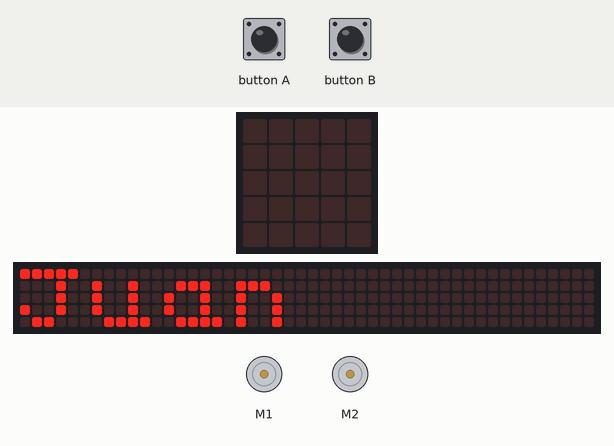
This program was run on a simulated BBC micro:bit (MakeCode). Shown: the board's 5×5 LED display, a strip that is not on the board, showing the scrolling text unrolled, 2 × DC motor (green arrow = forward, orange = backward, longer = faster). The test bench sets the inputs (shaded band). The 48×5 strip is a reading aid, not a part: it shows the text the display is scrolling, unrolled, one strip-width of it at a time.

Above: at 4.1 s.
5.8 s: button A pressed for 0.15 s
At 6.8 s:
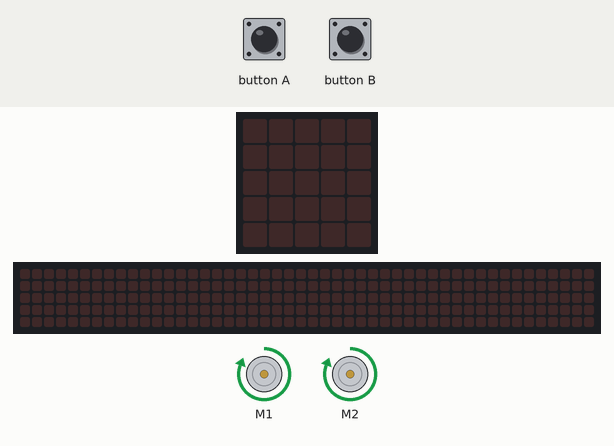
At 8.3 s:
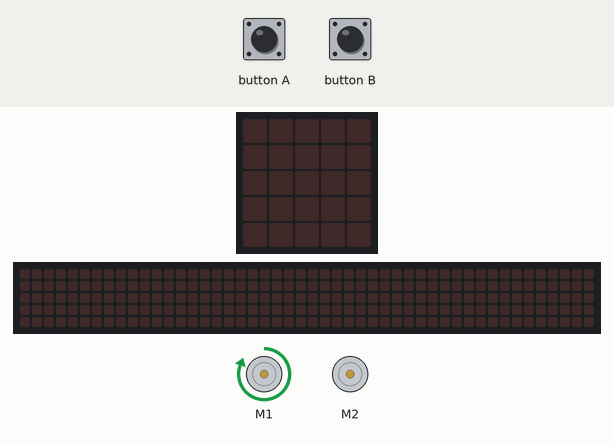
8.9 s: button B pressed for 0.15 s
At 11.1 s:
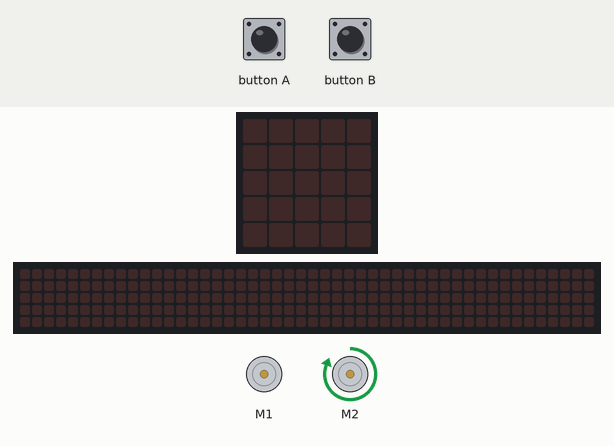
Timing chart, 0 to 22.9 s (numbered marks = the images above; inputs shaded):
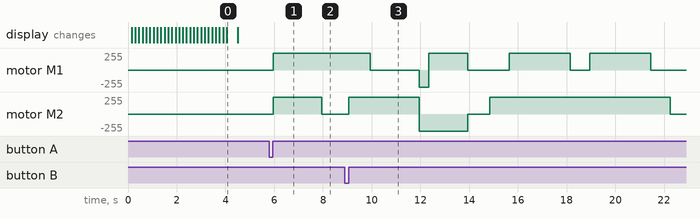

Measured:
- after the input at 5.8 s, motor M1: stopped → forward 255/255 after 0.17 s; motor M2: stopped → forward 255/255 after 0.17 s, → stopped 2.0 s later
- what the display in image 0 shows lasts 0.4 s, from 4.1 s to 4.5 s

The program:

main.ts
```typescript
input.onButtonPressed(Button.A, function () {
    maqueen.motorRun(maqueen.Motors.M1, maqueen.Dir.CW, 255)
    maqueen.motorRun(maqueen.Motors.M2, maqueen.Dir.CW, 255)
    basic.pause(2000)
    maqueen.motorRun(maqueen.Motors.M2, maqueen.Dir.CW, 0)
    maqueen.motorRun(maqueen.Motors.M1, maqueen.Dir.CW, 255)
    basic.pause(2000)
    maqueen.motorRun(maqueen.Motors.M1, maqueen.Dir.CW, 0)
    maqueen.motorRun(maqueen.Motors.M2, maqueen.Dir.CW, 255)
    basic.pause(2000)
    maqueen.motorRun(maqueen.Motors.M1, maqueen.Dir.CCW, 255)
    maqueen.motorRun(maqueen.Motors.M2, maqueen.Dir.CCW, 255)
    basic.pause(2000)
    maqueen.motorStop(maqueen.Motors.All)
})
input.onButtonPressed(Button.B, function () {
    maqueen.motorRun(maqueen.Motors.M1, maqueen.Dir.CW, 255)
    maqueen.motorRun(maqueen.Motors.M2, maqueen.Dir.CW, 255)
    basic.pause(2500)
    maqueen.motorRun(maqueen.Motors.M2, maqueen.Dir.CW, 255)
    maqueen.motorRun(maqueen.Motors.M1, maqueen.Dir.CW, 0)
    basic.pause(800)
    maqueen.motorRun(maqueen.Motors.M1, maqueen.Dir.CW, 255)
    maqueen.motorRun(maqueen.Motors.M1, maqueen.Dir.CW, 255)
    basic.pause(2500)
    maqueen.motorRun(maqueen.Motors.M2, maqueen.Dir.CW, 255)
    maqueen.motorRun(maqueen.Motors.M1, maqueen.Dir.CW, 0)
    basic.pause(800)
    maqueen.motorRun(maqueen.Motors.M2, maqueen.Dir.CW, 255)
    maqueen.motorRun(maqueen.Motors.M1, maqueen.Dir.CW, 255)
    basic.pause(2500)
    maqueen.motorRun(maqueen.Motors.M2, maqueen.Dir.CW, 255)
    maqueen.motorRun(maqueen.Motors.M1, maqueen.Dir.CW, 0)
    basic.pause(800)
    maqueen.motorRun(maqueen.Motors.M2, maqueen.Dir.CW, 255)
    maqueen.motorRun(maqueen.Motors.M1, maqueen.Dir.CW, 255)
    basic.pause(2500)
    maqueen.motorRun(maqueen.Motors.M1, maqueen.Dir.CW, 0)
    maqueen.motorRun(maqueen.Motors.M2, maqueen.Dir.CW, 255)
    basic.pause(800)
    maqueen.motorStop(maqueen.Motors.All)
})
let strip = neopixel.create(DigitalPin.P15, 25, NeoPixelMode.RGB)
basic.showString("Juan")
basic.forever(function () {

})
```

test.ts
```typescript
// aquí va el archivo "tests"; esto no se compilará cuando este paquete se utilice como una extensión.
```
